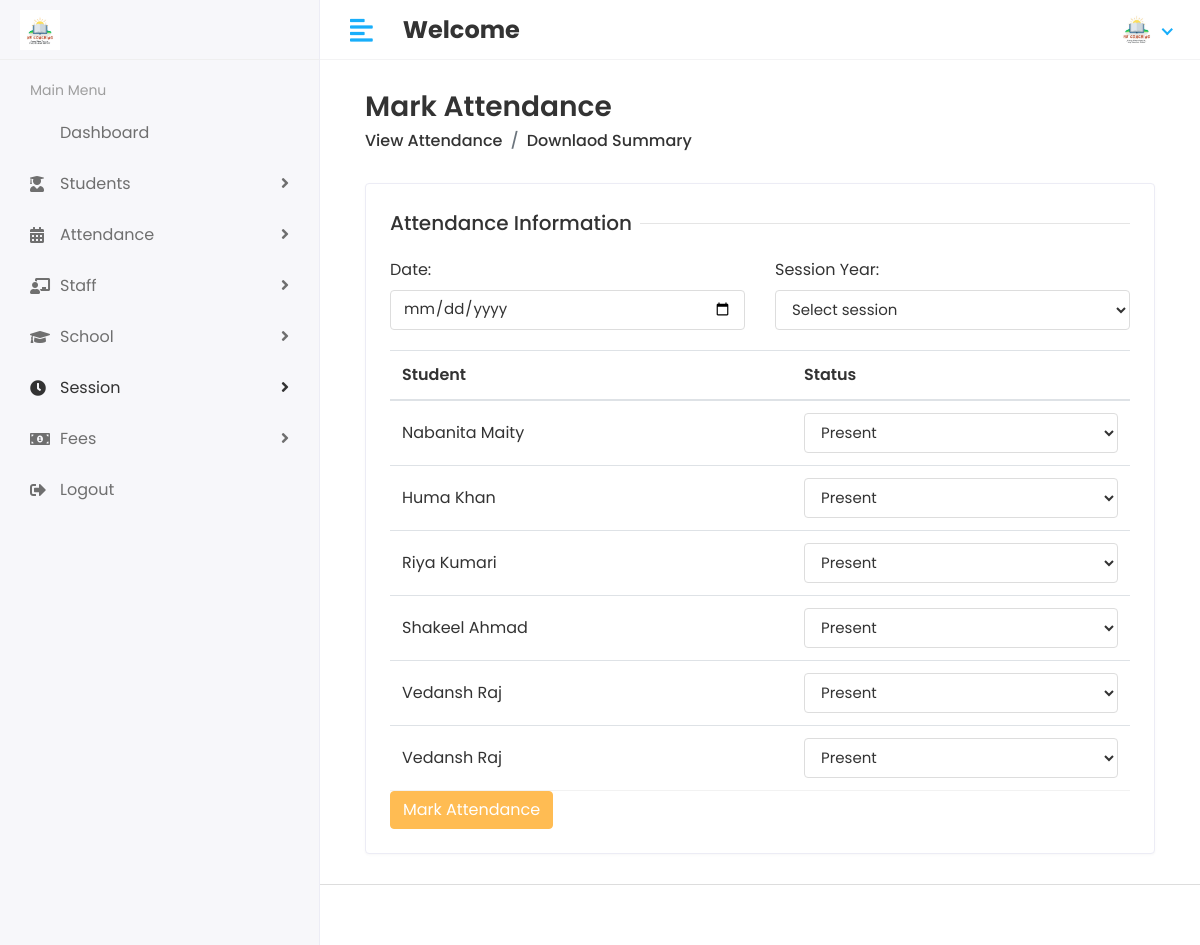
The app's page /mark_attendance/ (signed in) with its own data.
### app/models.py (models this page shows, shortened)
class Student(models.Model):
    admin = models.OneToOneField(CustomUser, on_delete=models.CASCADE)
    address = models.TextField()
    gender = models.CharField(max_length=100)
    session_year_id = models.ForeignKey(Session_Year, on_delete=models.DO_NOTHING)
    join_data = models.CharField(max_length=100)
    mobile_number = models.CharField(max_length=20)
    created_at = models.DateTimeField(auto_now_add=True)
    updated_at = models.DateTimeField(auto_now=True)
    school = models.ForeignKey(School, on_delete=models.CASCADE, related_name='students')

class CustomUser(AbstractUser):
    USER = (
        (1, 'HOD'),
        (2, 'STAFF'),
        (3, 'STUDENT'),
    )
    user_type = models.CharField(choices=USER, max_length=50, default=1)
    profile_pic = models.ImageField(upload_to='media/profile_pic')

### student_management_project/Hod_views.py (the view, shortened to what this page needs)
# urls.py: path('mark_attendance/', Hod_views.MARK_ATTENDANCE, name='mark_attendance'),
@staff_member_required(redirect_field_name='next', login_url='login')
def MARK_ATTENDANCE(request):
    students = Student.objects.filter(admin__user_type=3)  # Filter only students
    sessions = Session_Year.objects.all()
    return render(request, 'Hod/mark_attendance.html', {'students': students, 'sessions': sessions})

### templates/Hod/mark_attendance.html (shortened to what this page needs)
{% extends 'base.html' %}
{% block content %}
<div class="content container-fluid">
    <div class="page-header">
        <div class="row align-items-center">
            <div class="col">
                <h3 class="page-title">Mark Attendance</h3>
                <ul class="breadcrumb">
                    <li class="breadcrumb-item"><a href="{% url "view_attendance" %}">View Attendance</a></li>
                    <li class="breadcrumb-item"><a href="{% url "attendance_summary" %}">Downlaod Summary</a></li>
                </ul>
            </div>
        </div>
    </div>
    <div class="row">
        <div class="col-sm-12">
            <div class="card">
                <div class="card-body">
                    <form method="post">
                        <div class="row">
                            <div class="col-12">
                                <h5 class="form-title"><span>Attendance Information</span></h5>
                            </div>
                            <div class="col-12 col-sm-6">
                                <div class="form-group">
                                    <label for="attendance_date">Date:</label>
                                    <input type="date" id="attendance_date" name="attendance_date" required class="form-control">
                                </div>
                            </div>
                            <div class="col-12 col-sm-6">
                                <div class="form-group">
                                    <label for="session_year_id">Session Year:</label>
                                    <select id="session_year_id" name="session_year_id" required class="form-control">
                                        <option>Select session</option>
                                    </select>
                                </div>
                            </div>
                            <div class="col-12">
                                <div class="table-responsive">
                                    <table class="table table-hover table-center mb-0">
                                        <thead>
                                            <tr>
                                                <th>Student</th>
                                                <th>Status</th>
                                            </tr>
                                        </thead>
                                        <tbody>
                                            {% for student in students %}
                                            <tr>
                                                <td>{{ student.admin.first_name }} {{ student.admin.last_name }}</td>
                                                <td>
                                                    <select name="status_{{ student.id }}" class="form-control">
                                                        <option value="present">Present</option>
                                                    </select>
                                                </td>
                                            </tr>
                                            {% endfor %}
                                        </tbody>
                                    </table>
                                </div>
                            </div>
                            <div class="col-12">
                                <button type="submit" class="btn btn-primary">Mark Attendance</button>
                            </div>
                        </div>
                    </form>
                </div>
            </div>
        </div>
    </div>
</div>
{% endblock %}

### static/assets/css/style.css (style rules this page uses)
html { height: 100%; }
body { background-color: #fff; color: #333; font-family: 'Poppins', sans-serif; font-size: 1rem; height: 100%; line-height: 1.5; overflow-x: hidden; }
h1, h2, h3, h4, h5, h6 { font-family: 'Poppins', sans-serif; margin-top: 0; }
.form-control { border: 1px solid #ddd; box-shadow: none; color: #333; font-size: 15px; height: 40px; }
a { color: #009ce7; }
input, button, a { transition: all 0.4s ease; -moz-transition: all 0.4s ease; -o-transition: all 0.4s ease; -ms-transition: all 0.4s ease; -webkit-transition: all 0.4s ease; }
input, input:focus, button, button:focus { outline: none; }
.form-group { margin-bottom: 1.25rem; }
ul, ol { padding: 0px; list-style: none; }
.table { color: #333; max-width: 100%; margin-bottom: 0; width: 100%; }
.table thead tr th { font-weight: 600; }
.table tbody tr { border-bottom: 1px solid rgba(0, 0, 0, 0.05); }
.table.table-center td, .table.table-center th { vertical-align: middle; }
.btn-primary { background-color: #FFBC53; border: 1px solid #FFBC53; }
.card { border: 1px solid #ececf5; box-shadow: 0 1px 3px 0 rgba(0, 0, 0, 0.03); margin-bottom: 1.875rem; }
.card-body { padding: 1.5rem; }
.page-header { margin-bottom: 1.875rem; }
.page-header .breadcrumb { background-color: transparent; color: #6c757d; font-size: 1rem; font-weight: 500; margin-bottom: 0; padding: 0; }
.page-header .breadcrumb a { color: #333; }
.page-title { font-size: 28px; font-weight: 600; color: #333; margin-bottom: 5px; }
.form-title { width: 100%; max-width: 100%; padding: 0; font-size: 1.25rem; font-weight: 500; line-height: inherit; color: #333; white-space: normal; position: relative; display: block; margin-bottom: 20px; }
.form-title:before { content: ""; position: absolute; left: 0px; right: 0px; height: 1px; top: 50%; background-color: rgba(0, 0, 0, 0.1); }
.form-title span { padding: 0px 0.5rem 0 0; background-color: #fff; display: inline-block; z-index: 2; position: relative; }

### records on screen
Student: admin.first_name "Nabanita", admin.last_name "Maity", id "Present"
Student: admin.first_name "Huma", admin.last_name "Khan", id "Present"
Student: admin.first_name "Riya", admin.last_name "Kumari", id "Present"
Student: admin.first_name "Shakeel", admin.last_name "Ahmad", id "Present"
Student: admin.first_name "Vedansh", admin.last_name "Raj", id "Present"
Student: admin.first_name "Vedansh", admin.last_name "Raj", id "Present"
